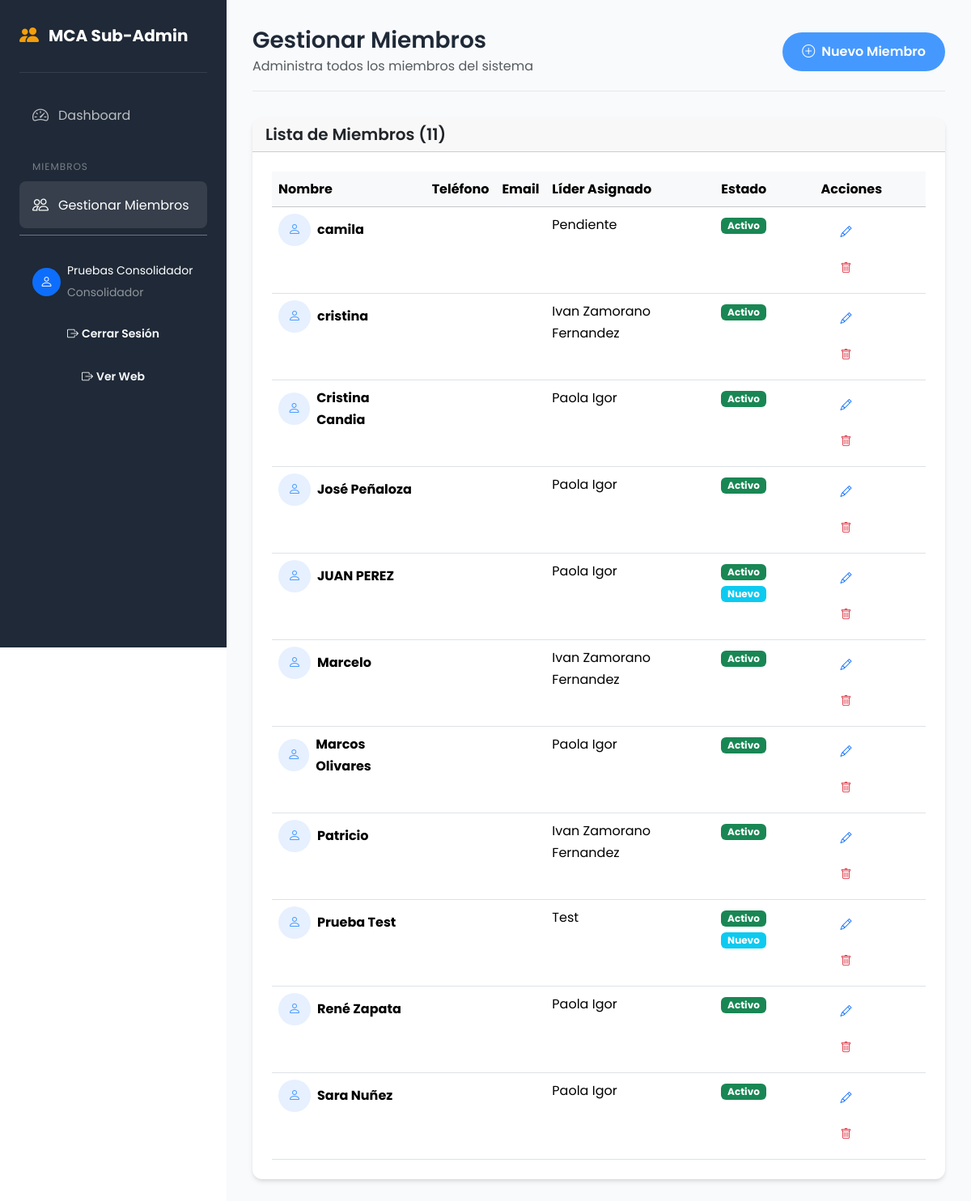
/MCA/sub-admin/miembros.php (signed in), run on the app's committed database.
### tables this page shows
CREATE TABLE `users` (
  `id` int(11) NOT NULL,
  `username` varchar(50) NOT NULL,
  `email` varchar(100) NOT NULL,
  `password` varchar(255) NOT NULL,
  `full_name` varchar(100) NOT NULL,
  `phone` varchar(20) DEFAULT NULL,
  `role` enum('admin','supervisor','lider','consolidador','admin_jovenes','admin_mujeres','admin_varones','admin_juveniles','admin_niños','admin_intercesion','user') NOT NULL DEFAULT 'user',
  `is_active` tinyint(1) NOT NULL DEFAULT 1,
  `created_at` timestamp NOT NULL DEFAULT current_timestamp(),
  `updated_at` timestamp NOT NULL DEFAULT current_timestamp() ON UPDATE current_timestamp()
);

CREATE TABLE `miembros` (
  `id` int(11) NOT NULL,
  `lider_id` int(11) DEFAULT NULL,
  `nombre` varchar(100) NOT NULL,
  `telefono` varchar(20) DEFAULT NULL,
  `email` varchar(100) DEFAULT NULL,
  `direccion` text DEFAULT NULL,
  `fecha_nacimiento` date DEFAULT NULL,
  `notas` text DEFAULT NULL,
  `is_active` tinyint(1) NOT NULL DEFAULT 1,
  `created_at` timestamp NOT NULL DEFAULT current_timestamp(),
  `es_consolidacion` tinyint(1) DEFAULT 0,
  `esta_bautizado` tinyint(1) DEFAULT 0,
  `is_new` tinyint(1) NOT NULL DEFAULT 0
);

### MCA/includes/functions.php (called while the page is built, shortened)
<?php
function getCurrentUser() {
    if (isset($_SESSION['user_id'])) {
        try {
            $pdo = getConnection();
            $stmt = $pdo->prepare("SELECT * FROM users WHERE id = ? AND is_active = 1");
            $stmt->execute([$_SESSION['user_id']]);
            return $stmt->fetch();
        } catch (Exception $e) {
            return null;
        }
    }
    return null;
}
function sanitize($input) {
    return htmlspecialchars(trim($input), ENT_QUOTES, 'UTF-8');
}
function getRoleName($role) {
    $roles = [
        'admin' => 'Administrador',
        'supervisor' => 'Supervisor',
        'lider' => 'Líder',
        'user' => 'Usuario',
        'admin_jovenes' => 'Admin Jóvenes',
        'admin_mujeres' => 'Admin Mujeres',
        'admin_varones' => 'Admin Varones',
        'admin_juveniles' => 'Admin Juveniles',
        'admin_niños' => 'Admin Niños',
        'admin_intercesion' => 'Admin Intercesión',
        'sub_administrador' => 'Consolidador'
    ];
    return $roles[$role] ?? ucfirst($role);
}

### MCA/sub-admin/miembros.php (the view, shortened to what this page needs)
<?php
require_once __DIR__ . '/../includes/functions.php';
$pdo = getConnection();
$miembros = $pdo->query("SELECT m.*, u.full_name as lider_nombre FROM miembros m LEFT JOIN users u ON m.lider_id = u.id ORDER BY m.nombre")->fetchAll();
$pageTitle = 'Gestionar Miembros';
?>
<!DOCTYPE html>
<html lang="es">
<head>
    <link href="https://cdn.jsdelivr.net/npm/bootstrap@5.3.2/dist/css/bootstrap.min.css" rel="stylesheet">
    <link href="https://cdn.jsdelivr.net/npm/bootstrap-icons@1.11.1/font/bootstrap-icons.css" rel="stylesheet">
    <link href="<?= BASE_URL ?>/public/css/style.css" rel="stylesheet">
    <link href="../public/css/diseño.css" rel="stylesheet">
</head>
<body>
    <?php include __DIR__ . '/sidebar.php'; ?>
    <div class="admin-content">
        <div class="admin-header">
            <div>
                <h1><?= $pageTitle ?></h1>
                <p class="text-muted mb-0">Administra todos los miembros del sistema</p>
            </div>
            <button class="btn btn-primary" data-bs-toggle="modal" data-bs-target="#createMiembroModal">
                <i class="bi bi-plus-circle me-2"></i>Nuevo Miembro
            </button>
        </div>
        <div class="card">
            <div class="card-header">
                <h5 class="mb-0">Lista de Miembros (<?= count($miembros) ?>)</h5>
            </div>
            <div class="card-body">
                <div class="table-responsive">
                    <table class="table table-hover mb-0">
                        <thead class="table-light">
                            <tr>
                                <th>Nombre</th>
                                <th>Teléfono</th>
                                <th>Email</th>
                                <th>Líder Asignado</th>
                                <th>Estado</th>
                                <th>Acciones</th>
                            </tr>
                        </thead>
                        <tbody>
                            <?php if (!empty($miembros)): ?>
                                <?php foreach ($miembros as $m): ?>
                                <tr>
                                    <td>
                                        <div class="d-flex align-items-center">
                                            <div class="rounded-circle bg-primary bg-opacity-10 d-flex align-items-center justify-content-center me-2" style="width: 40px; height: 40px;">
                                                <i class="bi bi-person text-primary"></i>
                                            </div>
                                            <div>
                                                <strong><?= sanitize($m['nombre']) ?></strong>
                                            </div>
                                        </div>
                                    </td>
                                    <td><?= sanitize($m['telefono'] ?? '-') ?></td>
                                    <td><?= sanitize($m['email'] ?? '-') ?></td>
                                    <td><?= sanitize($m['lider_nombre'] ?? 'Pendiente') ?></td>
                                    <td>
                                        <?php if ($m['is_active']): ?>
                                            <span class="badge bg-success">Activo</span>
                                        <?php else: ?>
                                            <span class="badge bg-danger">Inactivo</span>
                                        <?php endif; ?>
                                        <?php if ($m['is_new']): ?>
                                            <span class="badge bg-info">Nuevo</span>
                                        <?php endif; ?>
                                    </td>
                                    <td>
                                        <button class="btn btn-sm btn-outline-primary" data-bs-toggle="modal" data-bs-target="#editMiembroModal"
                                            data-id="<?= $m['id'] ?>"
                                            data-nombre="<?= sanitize($m['nombre']) ?>"
                                            data-telefono="<?= sanitize($m['telefono'] ?? '') ?>"
                                            data-email="<?= sanitize($m['email'] ?? '') ?>"
                                            data-lider="<?= $m['lider_id'] ?>"
                                            data-isnew="<?= $m['is_new'] ?>">
                                            <i class="bi bi-pencil"></i>
                                        </button>
                                        <button class="btn btn-sm btn-outline-danger" data-bs-toggle="modal" data-bs-target="#deleteMiembroModal"
                                            data-id="<?= $m['id'] ?>"
                                            data-nombre="<?= sanitize($m['nombre']) ?>">
                                            <i class="bi bi-trash"></i>
                                        </button>
                                    </td>
                                </tr>
                                <?php endforeach; ?>
                            <?php endif; ?>
                        </tbody>
                    </table>
                </div>
            </div>
        </div>
    </div>
</body>
</html>

### MCA/sub-admin/sidebar.php
<?php
$currentPage = basename($_SERVER['PHP_SELF'], '.php');
$user = getCurrentUser();
?>
<div class="admin-sidebar">
    <div class="brand">
        <i class="bi bi-people-fill"></i>
        <span>MCA Sub-Admin</span>
    </div>
    <ul class="nav-menu">
        <li>
            <a href="<?= BASE_URL ?>/" class="<?= $currentPage === 'index' ? 'active' : '' ?>">
                <i class="bi bi-speedometer2"></i>
                <span>Dashboard</span>
            </a>
        </li>
        <li class="nav-section">Miembros</li>
        <li>
            <a href="<?= BASE_URL ?>/miembros.php" class="<?= $currentPage === 'miembros' ? 'active' : '' ?>">
                <i class="bi bi-people"></i>
                <span>Gestionar Miembros</span>
            </a>
        </li>
    </ul>
    <div class="mt-auto pt-4 border-top border-secondary">
        <div class="d-flex align-items-center px-3 py-2">
            <div class="rounded-circle bg-primary d-flex align-items-center justify-content-center me-2" style="width: 35px; height: 35px;">
                <i class="bi bi-person text-white"></i>
            </div>
            <div class="flex-grow-1">
                <small class="text-white d-block"><?= sanitize($user['full_name']) ?></small>
                <small class="text-white-50"><?= getRoleName($user['role']) ?></small>
            </div>
        </div>
        <a href="../logout.php" class="btn btn-outline-light btn-sm w-100 mt-2">
            <i class="bi bi-box-arrow-right me-1"></i>Cerrar Sesión
        </a>
          <a href="../" class="btn btn-outline-light btn-sm w-100 mt-2">
            <i class="bi bi-box-arrow-right me-1"></i>Ver Web
        </a>
    </div>
</div>

### MCA/public/css/style.css (style rules this page uses)
:root { --primary-color: #4599FE; --primary-dark: #2f7CE6; --primary-light: #74B9FF; --secondary-color: #f59e0b; --secondary-dark: #d97706; --accent-color: #10b981; --dark-color: #1f2937; --light-color: #f3f4f6; --gradient-primary: linear-gradient(135deg, #4599FE 0%, #6FB8FF 50%, #8BD0FF 100%); --gradient-secondary: linear-gradient(135deg, #f59e0b 0%, #ef4444 100%); --gradient-accent: linear-gradient(135deg, #10b981 0%, #06b6d4 100%); --gradient-dark: linear-gradient(135deg, #1f2937 0%, #374151 100%); --font-primary: 'Poppins', sans-serif; --font-display: 'Playfair Display', serif; --shadow-sm: 0 1px 2px rgba(0,0,0,0.05); --shadow-md: 0 4px 6px -1px rgba(0,0,0,0.1), 0 2px 4px -1px rgba(0,0,0,0.06); --shadow-lg: 0 10px 15px -3px rgba(0,0,0,0.1), 0 4px 6px -2px rgba(0,0,0,0.05); --shadow-xl: 0 20px 25px -5px rgba(0,0,0,0.1), 0 10px 10px -5px rgba(0,0,0,0.04); --border-radius: 12px; --transition: all 0.3s ease; }
* { margin: 0; padding: 0; box-sizing: border-box; }
body { font-family: var(--font-primary); font-size: 16px; line-height: 1.7; color: var(--dark-color); background-color: #ffffff; overflow-x: hidden; }
html { overflow-x: hidden; }
h1, h2, h3, h4, h5, h6 { font-family: var(--font-primary); font-weight: 600; line-height: 1.3; margin-bottom: 1rem; }
a { text-decoration: none; transition: var(--transition); }
.text-primary { color: var(--primary-color) !important; }
.btn { font-weight: 600; padding: 0.75rem 1.5rem; border-radius: 50px; transition: var(--transition); border: none; }
.btn-primary { background: var(--primary-color); color: white; }
.card { border: none; border-radius: var(--border-radius); overflow: hidden; transition: var(--transition); box-shadow: var(--shadow-md); background: white; }
.card-body { padding: 1.5rem; }
.admin-sidebar { position: fixed; left: 0; top: 0; width: 280px; height: 100vh; background: var(--dark-color); color: white; padding: 1.5rem; z-index: 1000; overflow-y: auto; }
.admin-sidebar .brand { display: flex; align-items: center; gap: 0.75rem; padding-bottom: 1.5rem; border-bottom: 1px solid rgba(255,255,255,0.1); margin-bottom: 1.5rem; }
.admin-sidebar .brand i { font-size: 1.5rem; color: var(--secondary-color); }
.admin-sidebar .brand span { font-weight: 700; font-size: 1.25rem; }
.admin-sidebar .nav-menu { list-style: none; padding: 0; margin: 0; }
.admin-sidebar .nav-menu li { margin-bottom: 0.5rem; }
.admin-sidebar .nav-menu a { display: flex; align-items: center; gap: 0.75rem; padding: 0.75rem 1rem; color: rgba(255,255,255,0.7); border-radius: 8px; transition: var(--transition); }
.admin-sidebar .nav-menu a:hover, .admin-sidebar .nav-menu a.active { background: rgba(255,255,255,0.1); color: white; }
.admin-sidebar .nav-menu a i { font-size: 1.25rem; }
.admin-sidebar .nav-section { font-size: 0.75rem; text-transform: uppercase; letter-spacing: 1px; color: rgba(255,255,255,0.4); margin: 1.5rem 0 0.75rem; padding-left: 1rem; }
.admin-content { margin-left: 280px; padding: 2rem; min-height: 100vh; background: #f8fafc; }
.admin-header { display: flex; justify-content: space-between; align-items: center; margin-bottom: 2rem; padding-bottom: 1rem; border-bottom: 1px solid #e5e7eb; }
.admin-header h1 { font-size: 1.75rem; margin-bottom: 0; }

### data on the page
users: full_name "Pruebas Consolidador", role "Consolidador"
miembros: nombre "camila", lider_nombre "Pendiente", is_active "Activo"
miembros: nombre "cristina", lider.full_name "Ivan Zamorano Fernandez", is_active "Activo"
miembros: nombre "Cristina Candia", lider.full_name "Paola Igor", is_active "Activo"
miembros: nombre "José Peñaloza", lider.full_name "Paola Igor", is_active "Activo"
miembros: nombre "JUAN PEREZ", lider.full_name "Paola Igor", is_active "Activo", is_new "Nuevo"
miembros: nombre "Marcelo", lider.full_name "Ivan Zamorano Fernandez", is_active "Activo"
miembros: nombre "Marcos Olivares", lider.full_name "Paola Igor", is_active "Activo"
miembros: nombre "Patricio", lider.full_name "Ivan Zamorano Fernandez", is_active "Activo"
miembros: nombre "Prueba Test", lider.full_name "Test", is_active "Activo", is_new "Nuevo"
miembros: nombre "René Zapata", lider.full_name "Paola Igor", is_active "Activo"
miembros: nombre "Sara Nuñez", lider.full_name "Paola Igor", is_active "Activo"

### other printed values
$pageTitle "Gestionar Miembros"
count($miembros) "11"
